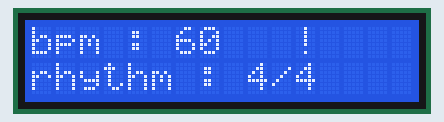
This sketch was run on a simulated Arduino Uno, built with avr-gcc and run on an emulated ATmega328P. Shown: 16×2 character LCD.

Above: at 0.2 s.
At 3.3 s:
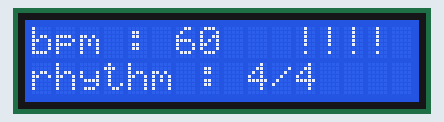

Measured:
- what the display in image 1 shows lasts 1.0 s, from 3.2 s to 4.2 s

The sketch:

lcd.ino
```cpp
#include <LiquidCrystal_I2C.h>
#include <Wire.h>


LiquidCrystal_I2C lcd(0x27, 16, 2);

int bpm = 60;
int rhythm = 4;
int count = 1;

void setup() {
  // put your setup code here, to run once:
  lcd.begin(16,2);
  lcd.init();
  lcd.backlight();
}

void loop() {
  // put your main code here, to run repeatedly:
  lcd.setCursor(0,0);
  lcd.print("bpm : ");
  lcd.setCursor(6,0);
  lcd.print(bpm);
  lcd.setCursor(0,1);
  lcd.print("rhythm : ");
  lcd.setCursor(9,1);
  lcd.print(rhythm);
  lcd.setCursor(10,1);
  lcd.print("/4");

  if (count%rhythm == 1 ) {
    lcd.setCursor(count+10,0);
    lcd.print("!");
    count = count+1;
    delay(1000);
  }
  if (count%rhythm == 2 || count%rhythm == 3 || count%rhythm == 0){
    lcd.setCursor(count+10,0);
    lcd.print("!");
    count = count+1;
    delay(1000);
    if (count>rhythm){
      count=1;
      lcd.clear();
    }
  }
}
```
